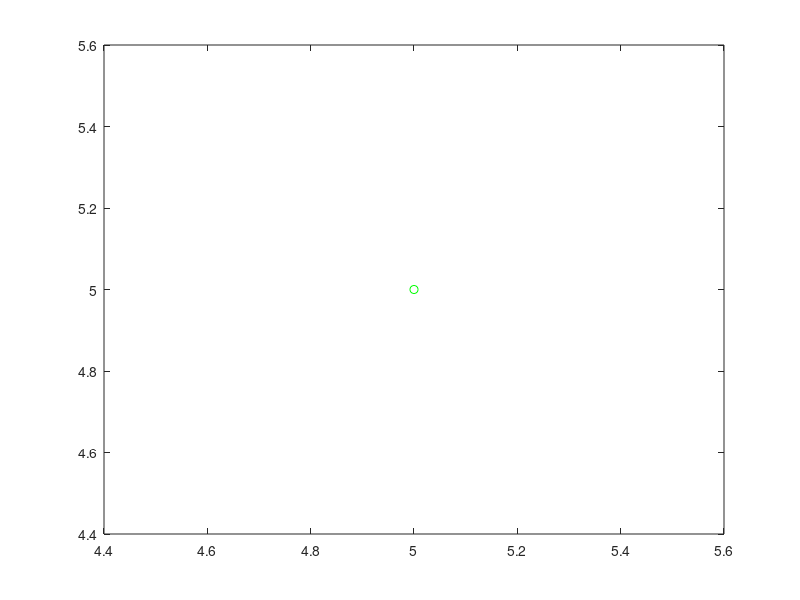

MATLAB code to generate this figure: (Note: this script raises an error after producing the figure.)
clear all
close all
clc

format bank

x = input('Enter Year:');
y = input('Enter corrosponding value:');

m= length(x);

if rem(m,2) == 0
    k = m/2
    ya = y(1:k)
    yb = y(k+1:m)
    k1 = fix((1+k)/2)
    k2 = fix(((1+k)+m)/2)
    m_ya = mean(ya)
    m_yb = mean(yb)
    x(k1) = x(k1) + 0.5
    x(k2) = x(k2) + 0.5
fprintf('Average for first group is');
m_ya
fprintf('Average for second group is');
m_yb
m_ya = mean(ya)
m_yb = mean(yb)
else
    k = (m-1)/2
    ya = y(1:k)
    yb = y(k+2:m)
    k1 = (1+k)/2
    k2 = ((k+2)+m)/2
fprintf('First group of data using method of semi average is \n')
ya
fprintf('Second group of data using method of semi average is \n')
yb

m_ya = mean(ya);
m_yb = mean(yb);

fprintf('Average for first group is');
m_ya
fprintf('Average for second group is');
m_yb
end
plot(x,y,'go-')
hold on
plot(x(k1),m_ya,'r*')
hold on
plot(x(k2),m_yb,'r*')
hold on

% a = m_ya
% b = (m_yb - m_ya)/(x(k2)- x(k1))

Y = ((x - x(k1))/(x(k2) - x(k1)))*(m_yb - m_ya) + m_ya;

plot(x,Y,'k--')

fprintf('The trendline is as shown in figure:');

%PREDICTING PROGRAM STARTS FROM HERE%
p = input('\n Enter the year for prediction:');

x_new = x(end):p+5

yp = ((p-x(k1))/(x(k2)-x(k1)))*(m_yb - m_ya) + m_ya

fprintf('\n The predicted value for year %d is %f',p,yp)

hold on

plot(p,yp,'rh')

hold on

plot(x_new,yp,'k--')
xlabel('Years','Fontsize',12)
ylabel('Data Values','Fontsize',12)
title('Predicted Data Value for year 2002 using Semi Average Method','Fontsize',16);
legend('Actual Data Values','Average of First group','Average of Second group',' A Line joining 2 Averages and Predicted Value','Predicted Value');


%%%%%%%%%%%%%%%%%%%%%%%%%OUTPUT%%%%%%%%%%%%%%%%%%%%%%%%%%%%%%%%%%%%%%%%%%%%
                
%%%%%%%%%%%%%%%%%%%ODD CASE%%%%%%%%%%%%%%%%%%%%%%%%%%%%%%%%%%%%%
% Enter Year:1993:1999
% Enter corrosponding value:[102 105 114 110  108 116 112]
% First group of data using method of semi average is 
% 
% ya =
% 
%         102.00        105.00        114.00
% 
% Second group of data using method of semi average is 
% 
% yb =
% 
%         108.00        116.00        112.00
% 
% Average for first group is
% m_ya =
% 
%         107.00
% 
% Average for second group is
% m_yb =
% 
%         112.00
% 
% The trendline is as shown in figure:
%  Enter the year for prediction:2002
% 
%  The predicted value for year 2002 is 117.000000>> 

%%%%%%%%%%%%%%%%%%%%%%%%EVEN CASE%%%%%%%%%%%%%%%%%%%%%%%%%%%%%%%%%%%%%%%%
% Enter Year:1993:2002
% Enter corrosponding value:[102 105 114 110 108 116 112 114 119 125]
% 
% x =
% 
%        1993.00       1994.00       1995.50       1996.00       1997.00       1998.00       1999.00       2000.00       2001.00       2002.00
% 
% 
% x =
% 
%        1993.00       1994.00       1995.50       1996.00       1997.00       1998.00       1999.00       2000.50       2001.00       2002.00
% 
% Average for first group is
% m_ya =
% 
%         107.80
% 
% Average for second group is
% m_yb =
% 
%         117.20
% 
% The trendline is as shown in figure:
% 
% Enter the year for prediction:2003
% 
% The predicted value for year 2003 is 121.900000>>

